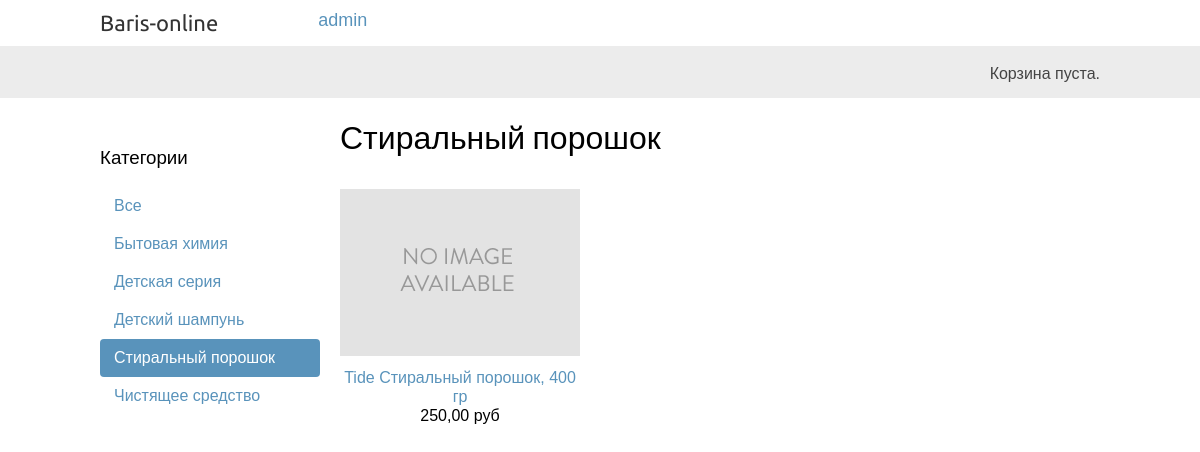
Screenshot of /catalog/stiralnyj-poroshok/ with the database file from the repository.
### catalog/models.py (models this page shows, shortened)
class Category(models.Model):
    name = models.CharField(max_length=200)
    slug = models.CharField(max_length=200,
                            unique=True)
    parent = models.ForeignKey('self',
                               blank=True,
                               null=True,
                               related_name='children',
                               on_delete=models.CASCADE)
    class Meta:
        unique_together = ('parent', 'name')
        ordering = ['name']
        indexes = [
            models.Index(fields=['name']),
        ]
        verbose_name = 'Категория'
        verbose_name_plural = 'Категории'
    def get_absolute_url(self):
        return reverse('catalog:product_list_by_category',
                       args=[self.slug])

### product/models.py (models this page shows, shortened)
class Product(models.Model):
    category = models.ForeignKey(Category,
                                 related_name='products',
                                 on_delete=models.CASCADE)
    name = models.CharField(max_length=200)
    slug = models.CharField(max_length=200)
    image = models.ImageField(upload_to='products/%Y/%m/%d',
                              blank=True)
    description = models.TextField(blank=True)
    price = models.DecimalField(max_digits=10,
                                decimal_places=2)
    brand = models.CharField(max_length=100, null = True)
    manufacturer = models.CharField(max_length=100, null = True)
    stock = models.PositiveIntegerField()
    available = models.BooleanField(default=True)
    created = models.DateTimeField(auto_now_add=True)
    updated = models.DateTimeField(auto_now=True)
    class Meta:
        ordering = ['name']
        indexes = [
            models.Index(fields=['id', 'slug']),
            models.Index(fields=['name']),
            models.Index(fields=['-created']),
        ]
        verbose_name = 'Товар'
        verbose_name_plural = 'Товары'
    def get_absolute_url(self):
        return reverse('product:product_detail',
                       args=[self.id, self.slug])

### catalog/views.py (the view)
# urls.py: path('', views.product_list, name='product_list'),
def product_list(request, category_slug=None):
    category = None
    categories = Category.objects.all()
    products = Product.objects.filter(available=True)
    if category_slug:
        category = get_object_or_404(Category,
                                     slug=category_slug)
        products = products.filter(category=category)
    return render(request,
                  'catalog/list.html',
                  {'category': category,
                   'categories': categories,
                   'products': products})

### catalog/templates/catalog/list.html (shortened to what this page needs)
{% extends "base/base.html" %}
{% load static %}
{% block content %}
    <div id="sidebar">
        <h3>Категории</h3>
        <ul>
            <li {% if not category %}class="selected"{% endif %}>
                <a href="{% url "catalog:product_list" %}">Все</a>
            </li>
            {% for c in categories %}
                <li {% if category.slug == c.slug %}class="selected"{% endif %}>
                    <a href="{{ c.get_absolute_url }}">{{ c.name }}</a>
                </li>
            {% endfor %}
        </ul>
    </div>
    <div id="main" class="product-list">
        <h1>{% if category %}{{ category.name }}{% else %}Товары{% endif %}</h1>
        {% for product in products %}
            <div class="item">
                <a href="{{ product.get_absolute_url }}">
                    <img src="{% if product.image %}{{ product.image.url }}{% else %}{% static "img/no_image.png" %}{% endif %}" alt="image">
                </a>
                <a href="{{ product.get_absolute_url }}">{{ product.name }}</a>
                <br>
                {{ product.price }} руб
            </div>
        {% endfor %}
    </div>
{% endblock  %}

### static/css/base.css (style rules this page uses)
body { margin:0; padding:0; font-family:helvetica, sans-serif; }
h1, h2, h3, h4, h5 , h6 { font-family: 'Ubuntu', sans-serif; font-weight:normal; }
a { text-decoration:none; color:#5993bb; }
#sidebar { width:220px; padding:30px 20px 0 0; float:left; }
#sidebar ul { margin:0; padding:0; }
#sidebar ul li { margin:0; list-style:none; padding:10px 14px; }
#sidebar ul li a { display:block; }
#sidebar ul li.selected { background:#5993bb; border-radius:4px; }
#sidebar ul li.selected a { color:#fff; }
#main { float:left; width: 96%; margin-right:-220px; overflow:hidden; }
.product-list .item { width:25%; padding:10px 20px 10px 0; float:left; text-align:center; line-height:1.2; }
.product-list .item img { width:100%; margin-bottom:8px; }

### rows the page displays
Category: name "Бытовая химия"
Category: name "Детская серия"
Category: name "Детский шампунь"
Category: name "Стиральный порошок"
Category: name "Чистящее средство"
Product: name "Tide Стиральный порошок, 400 гр", price "250,00"
